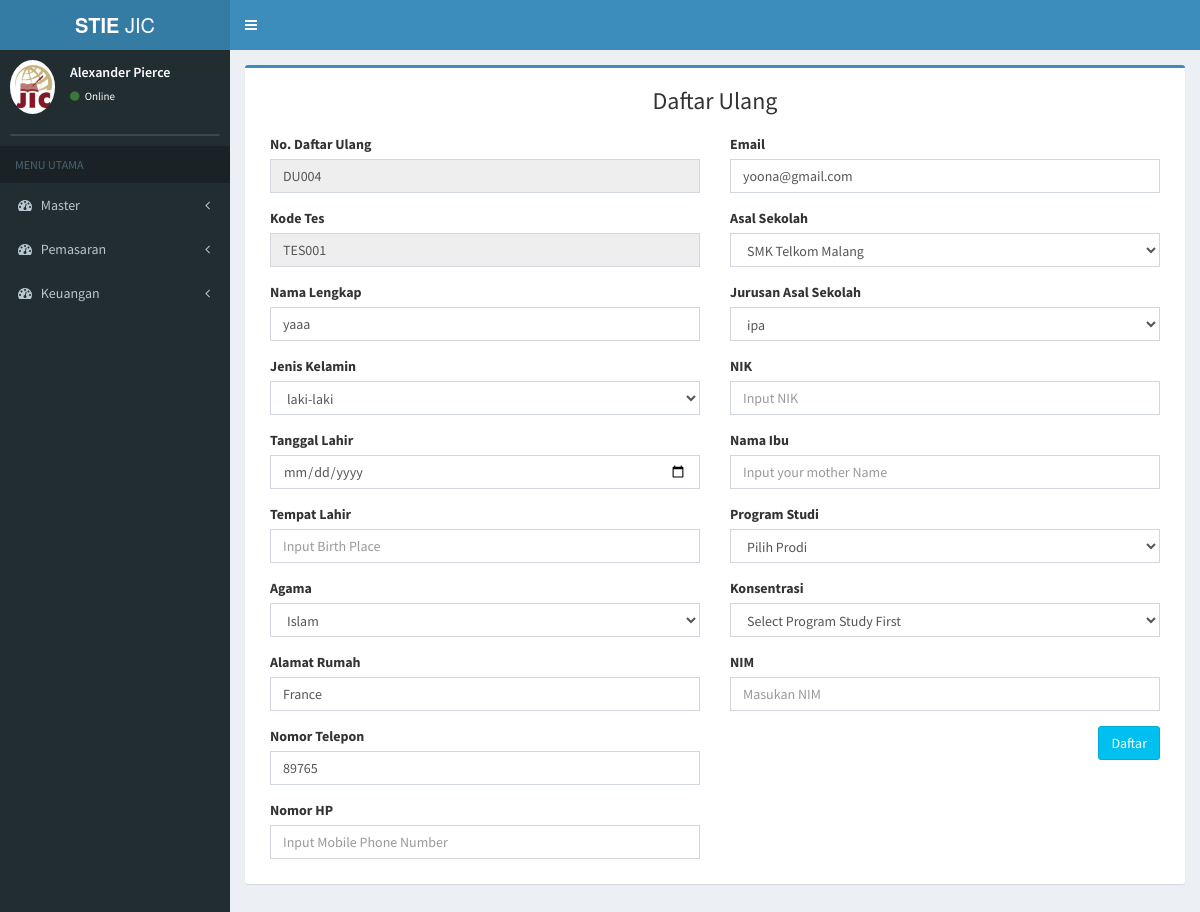
/index.php/daftar_ulang/page_du_pagi/TM001, run on an earlier commit of the app's database.
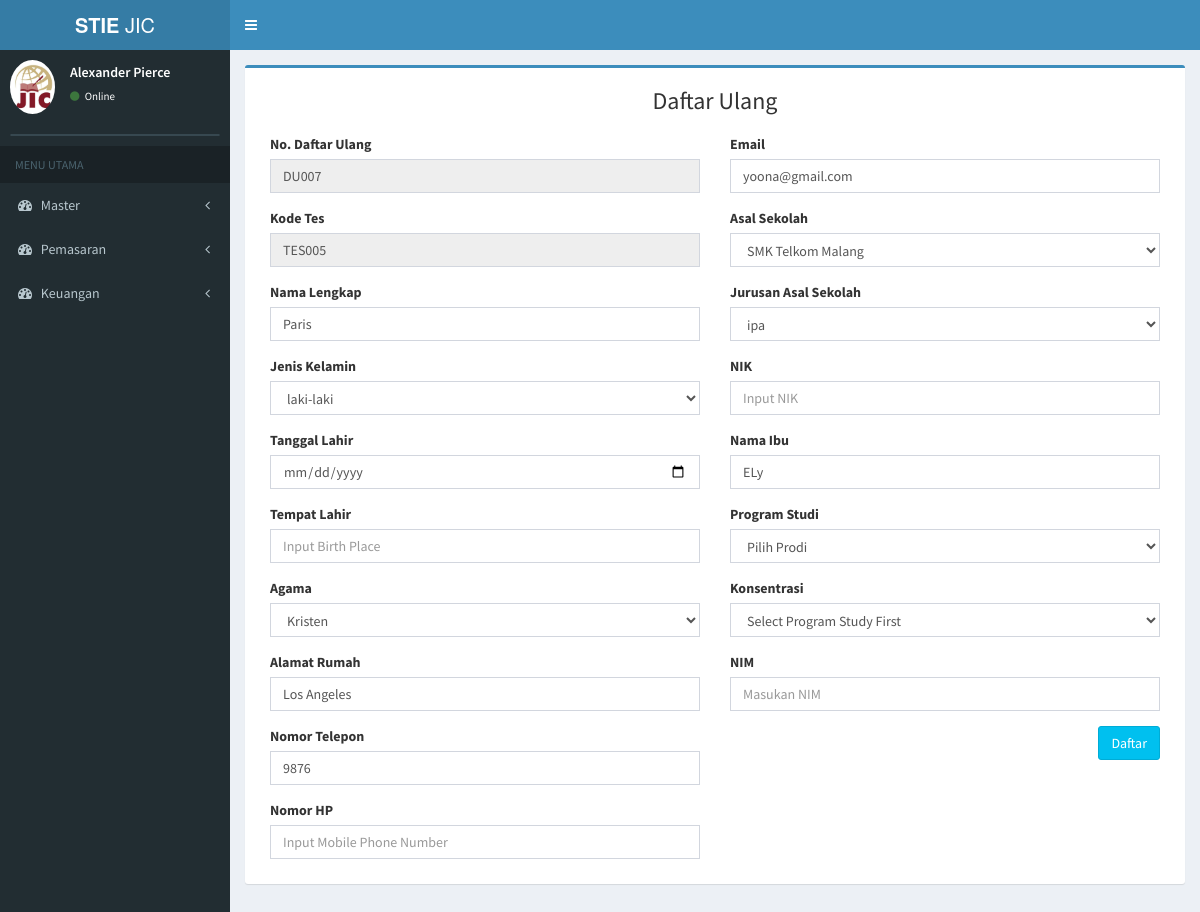
And on a later commit of the database.
### tables this page shows
CREATE TABLE `tb_pendaftaran` (
  `id_pendaftaran` varchar(6) NOT NULL,
  `tanggal_pendaftaran` date NOT NULL,
  `nama_pendaftar` varchar(50) NOT NULL,
  `jk_pendaftar` varchar(20) NOT NULL,
  `id_sekolah2` varchar(6) NOT NULL,
  `jurusan` varchar(20) NOT NULL,
  `alamat` varchar(100) NOT NULL,
  `email` varchar(30) NOT NULL,
  `no_telp` varchar(15) NOT NULL,
  `waktu` varchar(10) NOT NULL,
  `status_bayar` varchar(20) NOT NULL,
  `id_prodi2` varchar(6) NOT NULL,
  `sumber` varchar(30) NOT NULL,
  `ibu_kandung` varchar(30) NOT NULL,
  `bukti_transfer` text NOT NULL,
  `agama` varchar(10) NOT NULL,
  `id_du2` varchar(6) NOT NULL
);

CREATE TABLE `tb_sekolah` (
  `id_sekolah` varchar(6) NOT NULL,
  `nama_sekolah` varchar(30) NOT NULL,
  `alamat_sekolah` text NOT NULL,
  `jenis_sekolah` varchar(6) NOT NULL
);

### application/controllers/daftar_ulang.php (called while the page is built, shortened)
<?php
class daftar_ulang extends CI_Controller {
	public function __construct()
	{
		$this->load->model('daftar_ulang_model');
		$this->load->model('pendaftaran_model');
	}
	public function page_du_pagi()
	{
			$id_pendaftaran = $this->uri->segment(3);
			$data['du_pagi'] = $this->daftar_ulang_model->page_du_pagi($id_pendaftaran);
			$data['kodeunik'] = $this->daftar_ulang_model->buat_kode();
			$data['kodeunik2'] = $this->daftar_ulang_model->buat_kode2();
			$data['getProdi'] = $this->daftar_ulang_model->getProdi();
			$data['getPreschool'] = $this->daftar_ulang_model->getPreschool();
			$data['main_view'] = 'Daftar/daftarulang_pagi_view';
			$this->load->view('template', $data);
	}
}

### index.php (called while the page is built, shortened)
<?php
require_once BASEPATH.'core/CodeIgniter.php';

### application/models/daftar_ulang_model.php (called while the page is built, shortened)
<?php
class Daftar_ulang_model extends CI_Model {
     public function  buat_kode()   {
          $this->db->SELECT('RIGHT(tb_du.kode_tes,3) as kode', FALSE);
          $this->db->order_by('kode_tes','DESC');
          $this->db->limit(1);
          $query = $this->db->get('tb_du');
          if($query->num_rows() <> 0){
           $data = $query->row();
           $kode = intval($data->kode) + 1;
          }
          else {
           $kode = 1;
          }
          $kodemax = str_pad($kode, 3, "0", STR_PAD_LEFT);
          $kodejadi = "TES".$kodemax;
          return $kodejadi;
    }
     public function  buat_kode2()   {
          $this->db->SELECT('RIGHT(tb_du.id_du,3) as kode', FALSE);
          $this->db->order_by('id_du','DESC');
          $this->db->limit(1);
          $query = $this->db->get('tb_du');
          if($query->num_rows() <> 0){
           $data = $query->row();
           $kode = intval($data->kode) + 1;
          }
          else {
           $kode = 1;
          }
          $kodemax = str_pad($kode, 3, "0", STR_PAD_LEFT);
          $kodejadi = "DU".$kodemax;
          return $kodejadi;
    }
  public function page_du_pagi($id_pendaftaran){
      return $this->db->join('tb_prodi','tb_prodi.id_prodi=tb_pendaftaran.id_prodi2')
              ->join('tb_sekolah','tb_sekolah.id_sekolah=tb_pendaftaran.id_sekolah2')
              ->where('id_pendaftaran', $id_pendaftaran)
              ->get('tb_pendaftaran')
              ->row();
  }
}

### application/views/Daftar/daftarulang_pagi_view.php (the view, shortened to what the changed rows need)
<div class="row">
  <?php echo form_open('daftar_ulang/save_du_pagi'); ?>
  <div class="col-md-12">
  <div class="box box-primary">
  <div class="box-body">
    <div class="col-md-6">
                <div class="form-group">
                  <label for="no">No. Daftar Ulang</label>
                  <input type="text" name="id_du" class="form-control" id="id_du" placeholder=""  .input-sm value="<?php echo $kodeunik2; ?>" readonly>
                </div>
                <div class="form-group">
                  <label for="no">Kode Tes</label>
                  <input type="text" name="kode_tes" class="form-control" id="kode_tes" placeholder=""  .input-sm value="<?php echo $kodeunik; ?>" readonly>
                </div>
                <div class="form-group">
                  <label for="email">Nama Lengkap</label>
                  <input type="text" name="nama_du" class="form-control" id="nama_du" placeholder="Input Full Name" value="<?php echo $du_pagi->nama_pendaftar; ?>" required="">
                </div>
                <div class="form-group">
                  <label for="gender">Jenis Kelamin</label>
                  <select id="gender" name="gender" class="form-control" required="">
            <option value="<?php echo $du_pagi->jk_pendaftar; ?>"><?php echo $du_pagi->jk_pendaftar; ?></option>
          </select>
                </div>
                <div class="form-group">
                  <label for="religion">Agama</label>
                <select id="agama_du" name="agama_du" class="form-control" required="">
                  <option value="<?php echo $du_pagi->agama; ?>"><?php echo $du_pagi->agama; ?></option>
                </select>
                </div>
                <div class="form-group">
                  <label for="address">Alamat Rumah</label>
                  <input type="text" name="alamat_du" class="form-control" id="alamat_du" placeholder="Input Home Address" value="<?php echo $du_pagi->alamat; ?>" required="">
                </div>
                <div class="form-group">
                  <label for="phone">Nomor Telepon</label>
                  <input type="number" name="no_telp_du" class="form-control" id="no_telp_du" placeholder="Input Phone Number" value="<?php echo $du_pagi->no_telp; ?>" required="">
                </div>
              </div>
              <div class="col-md-6">
                <div class="form-group">
                  <label for="email">Email</label>
                  <input type="email" name="email_du" class="form-control" id="email_du" placeholder="Input Email" value="<?php echo $du_pagi->email; ?>" required="">
                </div>
                <div class="form-group">
                  <label for="preschool">Asal Sekolah</label>
                  <select id="id_sekolah" name="id_sekolah"class="form-control" required="">
                  <option value="<?php echo $du_pagi->id_sekolah2; ?>"><?php echo $du_pagi->nama_sekolah; ?></option>
                </select>
                </div>
                <div class="form-group">
                  <label for="major">Jurusan Asal Sekolah</label>
                <select id="jurusan" name="jurusan" class="form-control" required="">
                  <option value="<?php echo $du_pagi->jurusan; ?>"><?php echo $du_pagi->jurusan; ?></option>
                </select>
                </div>
                <div class="form-group">
                  <label for="mother">Nama Ibu</label>
                  <input type="text" name="ibu_kandung_du" class="form-control" id="ibu_kandung_du" placeholder="Input your mother Name" value="<?php echo $du_pagi->ibu_kandung; ?>" required="">
                </div>
                  <?php echo form_close();?>
  </div>
        </div></div>

What changed in the data, as far as the page shows it:
changed tb_pendaftaran "laki-laki": nama_du "yaaa" → "Paris"; agama_du "Islam" → "Kristen"; alamat_du "France" → "Los Angeles"; no_telp_du "89765" → "9876"; ibu_kandung_du (not shown) → "ELy"
Also different on the page:
form field id_du: "DU004" → "DU007"
form field kode_tes: "TES001" → "TES005"
